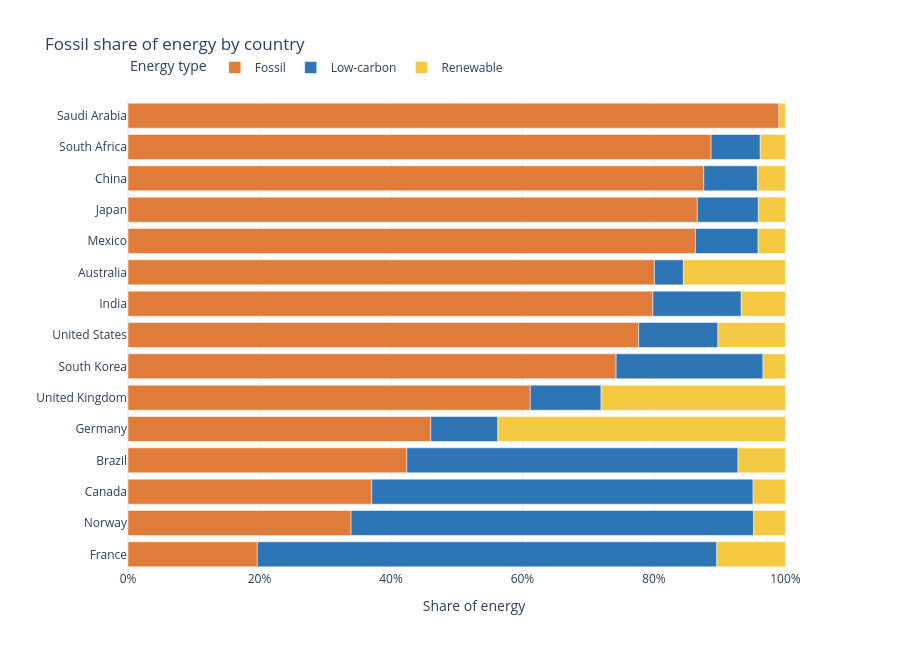

The cell this chart's notebook holds for it:
### Code cell
# Let's improve it — collapse to 3 source types, switch to shares, go horizontal, sort

# ── Data prep ─────────────────────────────────────────────────────────────────
mix = df.groupby(['Country', 'Source_Type'])['TWh'].sum().reset_index()
mix['Share'] = mix['TWh'] / mix.groupby('Country')['TWh'].transform('sum')   # 100% stacked → shares

# Sort countries by fossil share, most fossil-dependent at the top
country_order = (mix.loc[mix['Source_Type'] == 'Fossil']
                    .sort_values('Share', ascending=False)['Country'].tolist())

fig = px.bar(
    mix,
    x='Share', y='Country',
    color='Source_Type',                             
    color_discrete_map=color_discrete_mapping,   # same CVD-safe mapping as the treemap in Example 1
    category_orders={'Country': country_order,
                     'Source_Type': ['Fossil', 'Low-carbon', 'Renewable']},   # fossil sits on the baseline
    labels={'Share': 'Share of energy', 'Source_Type': 'Energy type'},
    title='Fossil share of energy by country',
    height=650,
    template='plotly_white',
)

fig.update_layout(xaxis=dict(tickformat='.0%'), yaxis=dict(title=''), legend=dict(orientation='h', x=0, y=1.1))

fig.show()

### Figure 1 — Plotly figure (JSON) as saved in the notebook; plotly's stock layout.template omitted (floating-point values rounded to 4 significant figures)
{"data": [{"alignmentgroup": "True", "hovertemplate": "Energy type=Fossil<br>Share of energy=%{x}<br>Country=%{y}<extra></extra>", "legendgroup": "Fossil", "marker": {"color": "#E07B39", "pattern": {"shape": ""}}, "name": "Fossil", "offsetgroup": "Fossil", "orientation": "h", "showlegend": true, "textposition": "auto", "type": "bar", "x": [0.8008, 0.424, 0.3707, 0.8758, 0.1967, 0.4605, 0.7983, 0.8661, 0.8631, 0.3393, 0.9902, 0.887, 0.7425, 0.6119, 0.7767], "xaxis": "x", "y": ["Australia", "Brazil", "Canada", "China", "France", "Germany", "India", "Japan", "Mexico", "Norway", "Saudi Arabia", "South Africa", "South Korea", "United Kingdom", "United States"], "yaxis": "y"}, {"alignmentgroup": "True", "hovertemplate": "Energy type=Low-carbon<br>Share of energy=%{x}<br>Country=%{y}<extra></extra>", "legendgroup": "Low-carbon", "marker": {"color": "#2E75B6", "pattern": {"shape": ""}}, "name": "Low-carbon", "offsetgroup": "Low-carbon", "orientation": "h", "showlegend": true, "textposition": "auto", "type": "bar", "x": [0.04406, 0.5038, 0.5802, 0.08199, 0.699, 0.1021, 0.1345, 0.09283, 0.09549, 0.6123, 0.07471, 0.2235, 0.1078, 0.1207], "xaxis": "x", "y": ["Australia", "Brazil", "Canada", "China", "France", "Germany", "India", "Japan", "Mexico", "Norway", "South Africa", "South Korea", "United Kingdom", "United States"], "yaxis": "y"}, {"alignmentgroup": "True", "hovertemplate": "Energy type=Renewable<br>Share of energy=%{x}<br>Country=%{y}<extra></extra>", "legendgroup": "Renewable", "marker": {"color": "#F5C842", "pattern": {"shape": ""}}, "name": "Renewable", "offsetgroup": "Renewable", "orientation": "h", "showlegend": true, "textposition": "auto", "type": "bar", "x": [0.1551, 0.07211, 0.04909, 0.0422, 0.1043, 0.4374, 0.06715, 0.04109, 0.04142, 0.0484, 0.009829, 0.03828, 0.03401, 0.2803, 0.1026], "xaxis": "x", "y": ["Australia", "Brazil", "Canada", "China", "France", "Germany", "India", "Japan", "Mexico", "Norway", "Saudi Arabia", "South Africa", "South Korea", "United Kingdom", "United States"], "yaxis": "y"}], "layout": {"barmode": "relative", "height": 650, "legend": {"orientation": "h", "title": {"text": "Energy type"}, "tracegroupgap": 0, "x": 0, "y": 1.1}, "title": {"text": "Fossil share of energy by country"}, "xaxis": {"anchor": "y", "domain": [0, 1], "tickformat": ".0%", "title": {"text": "Share of energy"}}, "yaxis": {"anchor": "x", "categoryarray": ["France", "Norway", "Canada", "Brazil", "Germany", "United Kingdom", "South Korea", "United States", "India", "Australia", "Mexico", "Japan", "China", "South Africa", "Saudi Arabia"], "categoryorder": "array", "domain": [0, 1], "title": {"text": ""}}}}
